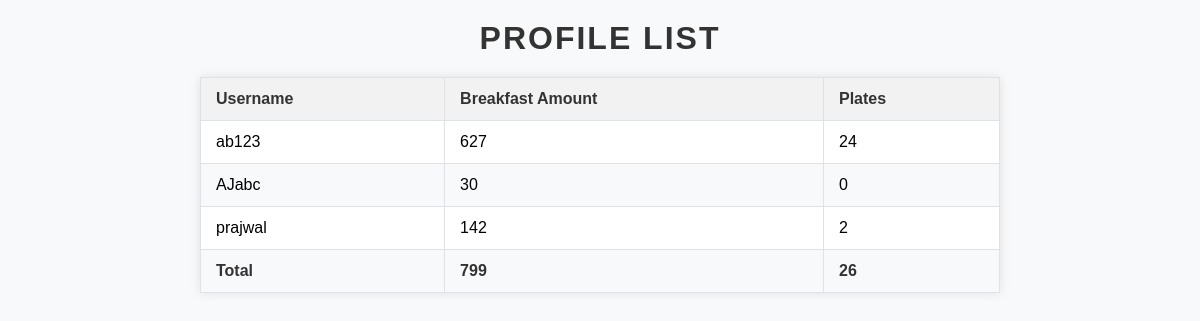
Page /profiles/ on the earlier database version.
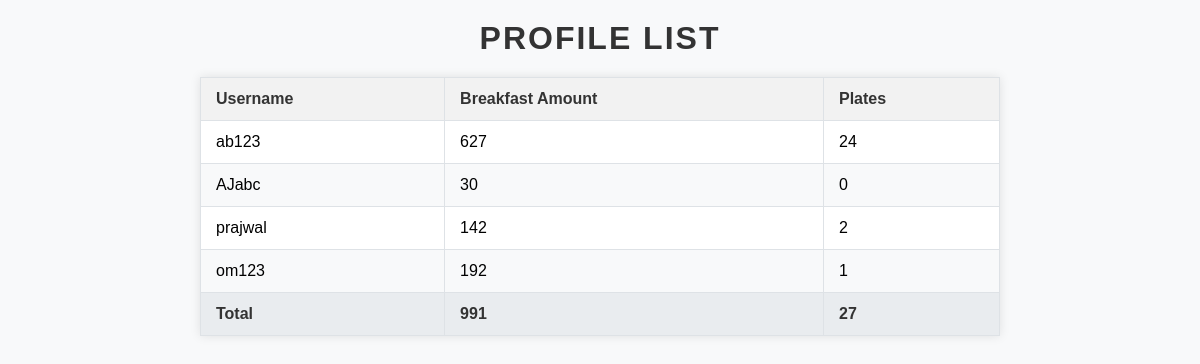
Same page on the later database version.
### app1/models.py (models this page shows, shortened)
class Profile(models.Model):
    user = models.OneToOneField(User, on_delete=models.CASCADE)
    breakfast_amt = models.IntegerField(default=0)
    plates = models.IntegerField(default=0)
    lunch_amt = models.IntegerField(default=0)

### app1/views.py (the view)
# urls.py: path('profiles/', views.profile_listPage, name='profile_list'),
def profile_listPage(request):
    profiles = Profile.objects.all()
    total_breakfast_amt = sum(profile.breakfast_amt for profile in profiles)
    total_plates = sum(profile.plates for profile in profiles)
    context = {
        'profiles': profiles,
        'total_breakfast_amt': total_breakfast_amt,
        'total_plates': total_plates,
    }
    return render(request, 'profile_list.html', context)

### templates/profile_list.html (shortened to what this page needs)
<!DOCTYPE html>
<html lang="en">
<head>
</head>
<body>
    <h1>Profile List</h1>
    <table>
        <thead>
            <tr>
                <th>Username</th>
                <th>Breakfast Amount</th>
                <th>Plates</th>
            </tr>
        </thead>
        <tbody>
            {% for profile in profiles %}
                <tr>
                    <td>{{ profile.user.username }}</td>
                    <td>{{ profile.breakfast_amt }}</td>
                    <td>{{ profile.plates }}</td>
                </tr>
            {% endfor %}
            <tr class="total-row">
                <td><strong>Total</strong></td>
                <td>{{ total_breakfast_amt }}</td>
                <td>{{ total_plates }}</td>
            </tr>
        </tbody>
    </table>
</body>
</html>

Differences in the rows shown:
added Profile: user.username "om123", breakfast_amt "192", plates "1"
Other differences:
{{ total_breakfast_amt }}: "799" → "991"
{{ total_plates }}: "26" → "27"
